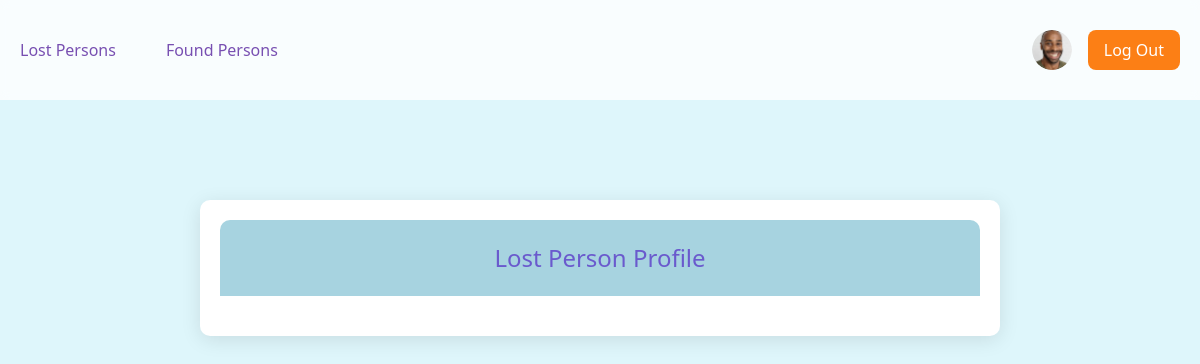
Page /lost/profile/2/ on the earlier database version.
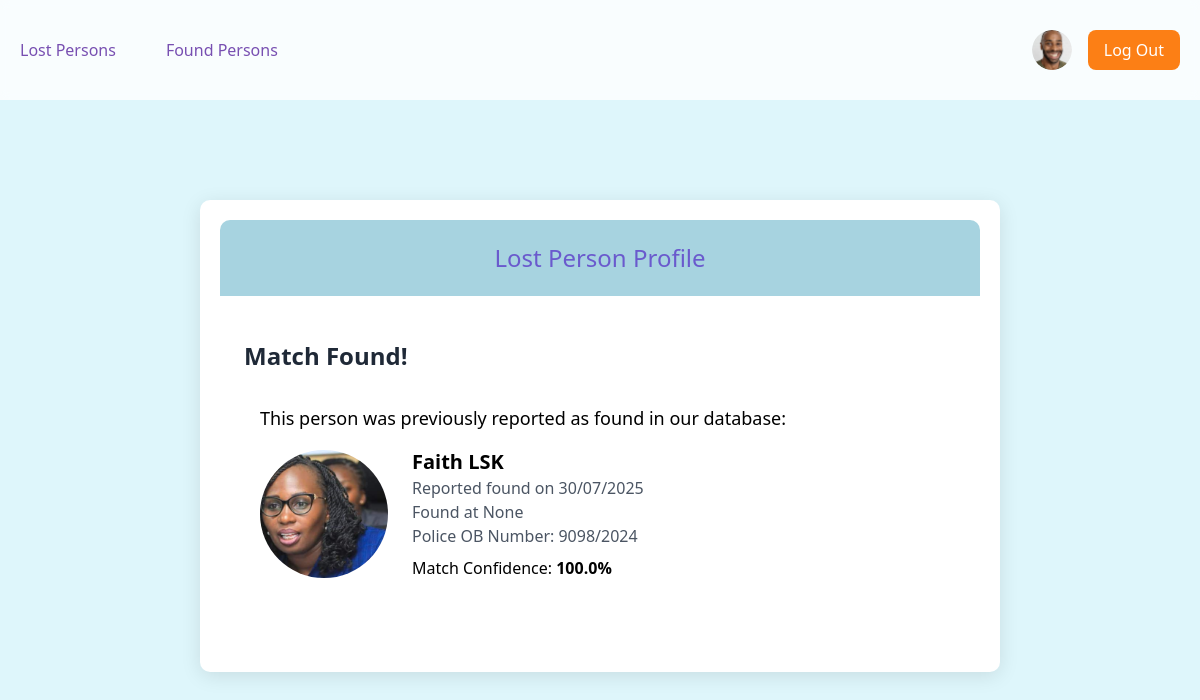
Same page on the later database version.
### playground/models.py (models this page shows, shortened)
class Match(models.Model):
    lost_person = models.ForeignKey(LostPerson, on_delete=models.CASCADE)
    found_person = models.ForeignKey(FoundPerson, on_delete=models.CASCADE)
    match_percentage = models.FloatField()  # Store face recognition confidence
    date_matched = models.DateTimeField(auto_now_add=True)
    class Meta:
        verbose_name_plural = "Matches"

class BasePerson(models.Model):
    full_name = models.CharField(max_length=255, blank=True, null=True)
    age = models.IntegerField(null=True, blank=True)
    gender = models.CharField(max_length=10, choices=[
        ('M', 'Male'),
        ('F', 'Female'),
        ('O', 'Other')
    ], blank=True, null=True)
    location = models.CharField(max_length=255, blank=True, null=True)
    date_reported = models.DateTimeField(auto_now_add=True)
    description = models.TextField(blank=True, null=True)
    police_station = models.CharField(max_length=255, blank=True, null=True)
    ob_number = models.CharField(max_length=50, blank=True, null=True)
    reporter = models.ForeignKey(User, on_delete=models.SET_NULL, null=True)
    contact_phone = models.CharField(max_length=15, blank=True, null=True)
    is_resolved = models.BooleanField(default=False)
    face_encoding = models.BinaryField(null=True, blank=True)  # To store face recognition data
    class Meta:
        abstract = True

class FoundPerson(BasePerson):
    date_found = models.DateTimeField(auto_now_add=True)
    found_location = models.CharField(max_length=255)
    photo = models.ImageField(upload_to='found_persons/')
    has_disability = models.BooleanField(default=False)
    disability_details = models.TextField(blank=True, null=True)
    class Meta:
        ordering = ['-date_found']  # Show newest first

### playground/views.py (the view)
# urls.py: path('lost/profile/<int:person_id>/', views.lost_person_profile, name='lost_person_profile'),
def lost_person_profile(request, person_id=None):
    if person_id:
        lost_person = get_object_or_404(LostPerson, id=person_id)
        match = Match.objects.filter(lost_person=lost_person, match_percentage__gte=70).first()
        return render(request, 'playground/lost_person_profile.html', {
            'person': lost_person,
            'match': match
        })
    return redirect('lost_persons_logged_out')

### playground/templates/playground/lost_person_profile.html (shortened to what this page needs)
{% load static %}
<!DOCTYPE html>
<html lang="en">
<head>
    <script src="https://cdn.tailwindcss.com"></script>
</head>
<body>
    <nav class="bg-white/80 h-[100px] flex items-center sticky top-0 z-50 backdrop-blur-sm w-full">
        <div class="max-w-container mx-auto px-5 w-full">
            <div class="flex justify-between items-center">
                <div class="flex gap-[50px]">
                    <a href="{% url 'lost_persons_logged_in' %}" class="text-primary hover:opacity-80">Lost Persons</a>
                    <a href="{% url 'found_persons_logged_in' %}" class="text-primary hover:opacity-80">Found Persons</a>
                </div>
                <div class="flex items-center gap-4">
                    <a href="{% url 'user_profile' %}" class="text-primary hover:opacity-80">
                        <img src="{% static 'images/avatar.png' %}" alt="User Avatar" class="w-10 h-10 rounded-full">
                    </a>
                    <a href="{% url 'logout' %}" class="bg-accent text-white py-2 px-4 rounded-lg">Log Out</a>
                </div>
            </div>
        </div>
    </nav>
    <div class="profile-container">
        <div class="header">
            <h1>Lost Person Profile</h1>
        </div>
        {% if match %}
        <div class="match-alert mb-8 bg-success p-6 rounded-lg">
            <h2 class="text-2xl font-bold text-gray-800 mb-4">Match Found!</h2>
            <div class="bg-white rounded-lg p-4">
                <p class="text-lg mb-4">This person was previously reported as found in our database:</p>
                <div class="flex items-center gap-6">
                    <img src="{{ match.found_person.photo.url }}" alt="{{ match.found_person.full_name }}" class="w-32 h-32 rounded-full object-cover">
                    <div>
                        <h3 class="text-xl font-semibold">{{ match.found_person.full_name }}</h3>
                        <p class="text-gray-600">Reported found on {{ match.found_person.date_reported|date:"d/m/Y" }}</p>
                        <p class="text-gray-600">Found at {{ match.found_person.location }}</p>
                        {% if match.found_person.ob_number %}
                        <p class="text-gray-600">Police OB Number: {{ match.found_person.ob_number }}</p>
                        {% endif %}
                        <p class="mt-2">Match Confidence: <span class="font-bold text-success">{{ match.match_percentage|floatformat:1 }}%</span></p>
                    </div>
                </div>
            </div>
        </div>
        {% endif %}
    </div>
</body>
</html>

### playground/templates/playground/lost_person_profile.html (style rules this page uses)
body { background-color: #DEF6FB; margin: 0; }
.profile-container { background: #ffffff; border-radius: 10px; padding: 20px; box-shadow: 0 4px 20px rgba(0, 0, 0, 0.1); width: 100%; max-width: 800px; position: relative; margin: 100px auto; }
.header { background: #A7D3E0; padding: 20px; border-radius: 10px 10px 0 0; text-align: center; width: 100%; margin-bottom: 20px; }
.header h1 { color: #6A5ACD; font-size: 24px; margin: 0; }

Differences in the rows shown:
added Match: found_person.photo (picture), found_person.full_name "Faith LSK", found_person.date_reported "30/07/2025", found_person.location "None", found_person.ob_number "9098/2024", match_percentage "100.0"
Other differences:
text now shown: "Match Found! This person was previously reported as found in our database: Reported found on Found at Police OB Number: Match Confidence: %"
